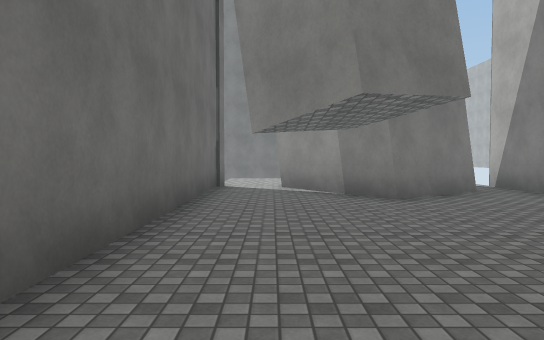
view 1 (above)

12 first-person views from a walk through a Unity game level. The camera is 1.4 m above the floor, tilts 2° down and sees 70° across. The floor is counted in squares, 2 m on a side. Each view is taken from the middle of a square. On the plan, view 1 faces up. The plan holds only what a view shows up to about 11 squares ahead; the rest is blank. The place goes on beyond the plan. Some animated figures are left out. Some surface patterns are stand-ins.

view 2
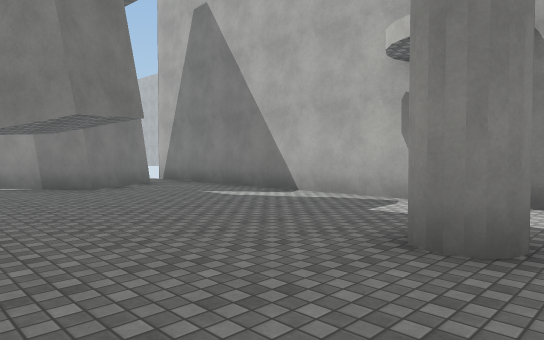

view 3
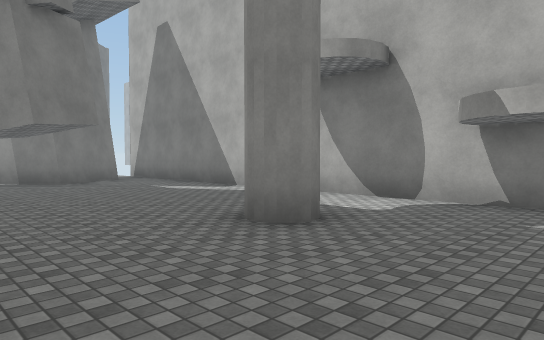

view 4
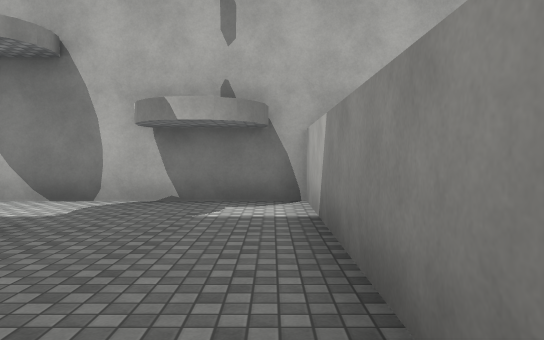

view 5
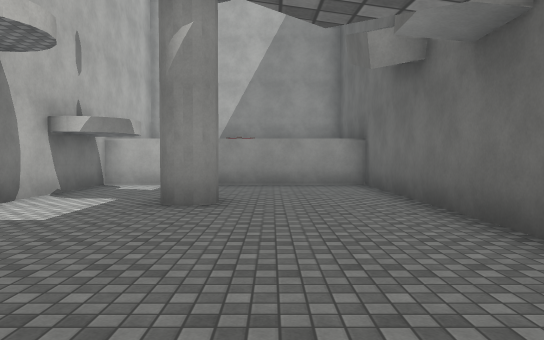

view 6
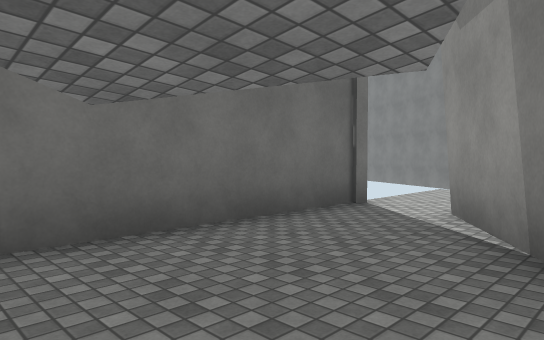

view 7
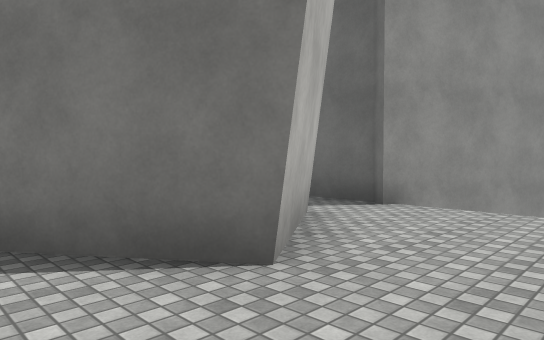

view 8
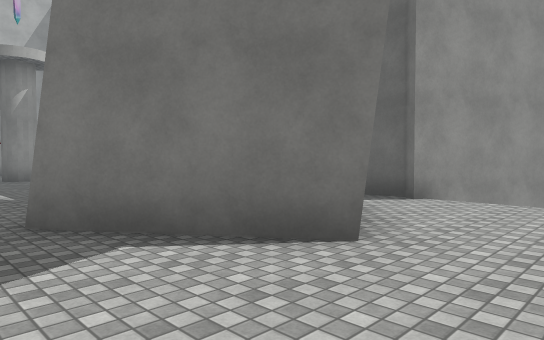

view 9
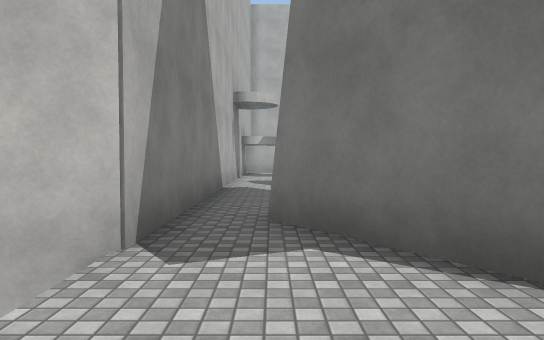

view 10
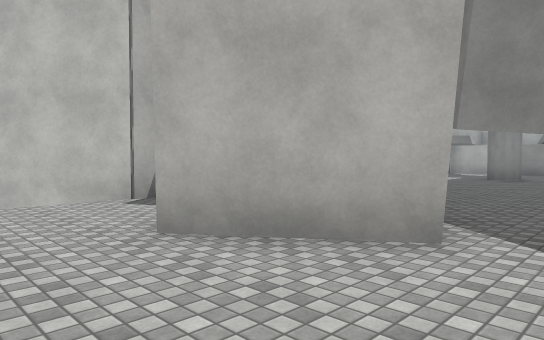

view 11
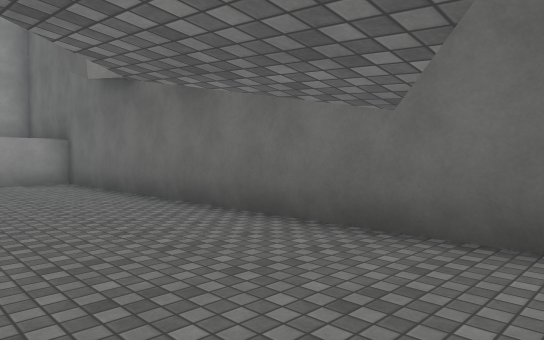

view 12
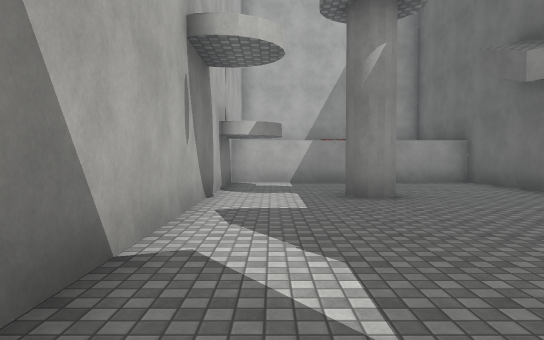

### Floor plan
Points are (right, up) in squares from view 1. A wall is a line through its corners. A room is listed if a view was taken in it or the views show most of it. See-through windows are left out.
Room 1 (views 1, 2, 3, 4, 5, 6, 7, 8, 9, 10, 11, 12)
walls: (2, 6.3) (0.2, 8.9) (2.2, 10.3) (4, 7.7) (2, 6.3); (-1.3, 9.1) (-1.3, -4.5) (5.1, -4.5) (5.1, 9.1) (6.5, 10.4); (-2.6, 9.9) (-1, 9.1)

Where each view was taken, in squares from view 1:
view 1: 0 up, 0 right, facing up
view 2: 2 down, 1 left, facing up-right
view 3: 4 down, 1 left, facing up-right
view 4: 4 down, 1 left, facing right
view 5: 5 up, 1 right, facing down
view 6: 4 up, 2 right, facing up-left
view 7: 12 up, 4 right, facing down-left
view 8: 12 up, 5 right, facing down-left
view 9: 12 up, 4 right, facing down
view 10: 12 up, 1 left, facing down-right
view 11: 6 up, 2 right, facing down-left
view 12: 6 up, 4 right, facing down
